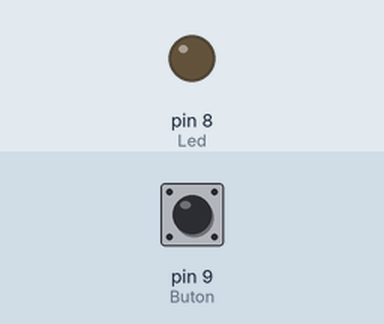
Bench run of a sketch on a simulated Arduino Uno, built with avr-gcc and run on an emulated ATmega328P. Parts: output pins drawn as LEDs (lit = HIGH). The test bench sets the inputs (shaded band); at power-on: pin 9 (Buton) LOW.

Above: at 1.2 s.
1.3 s: pin 9 (Buton) pulled HIGH for 0.15 s
At 1.37 s:
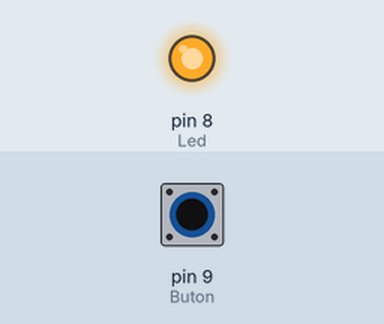
2.9 s: pin 9 (Buton) pulled HIGH for 3.2 s
At 6.6 s:
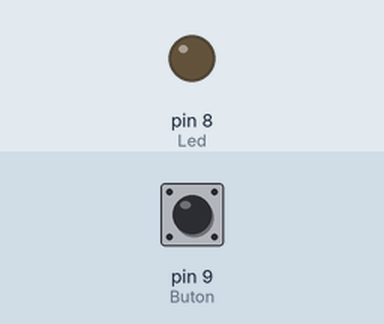
Timing chart, 0 to 8.1 s (numbered marks = the images above; inputs shaded):
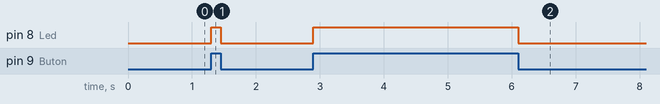

The sketch:

Led_With_Button.ino
```cpp
#define Buton 9  /// We make the definitions.
#define Led 8
int result =0;  /// We created a variable to see if button was pressed.

void setup() {
  pinMode(Buton, INPUT);
  pinMode(Led,OUTPUT);


}

void loop() {
  result = digitalRead(Buton);
  if (result ==1){

    digitalWrite(Led,HIGH);
                                    /// Our led will flash when the button is pressed.
  }
  else{
    digitalWrite(Led,LOW);
  }


}
```

Measured:
- after the input at 1.3 s, pin 8 (Led): LOW → HIGH at once, → LOW 0.15 s later
- after the input at 2.9 s, pin 8 (Led): LOW → HIGH at once, → LOW 3.2 s later
